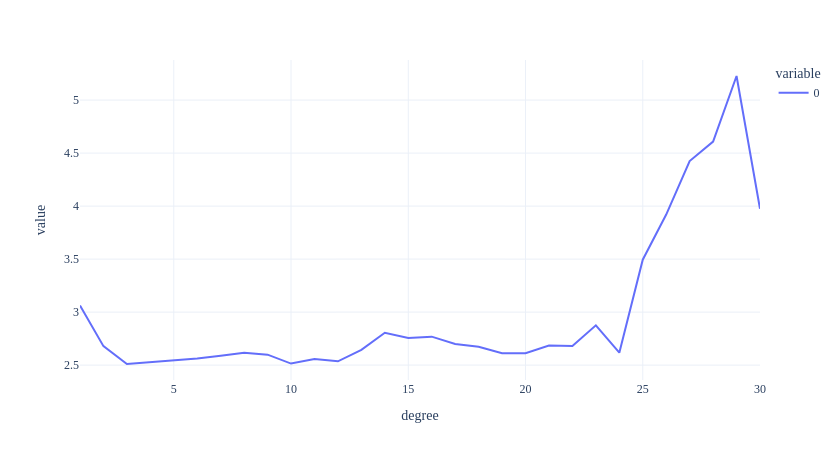

Write notebook code for a chart like this one.
### Code cell
np.log(poly_cv_scores.mean(axis=0)).plot(kind='line')

### Figure 1 — Plotly figure (JSON) as saved in the notebook; plotly's stock layout.template omitted (floating-point values rounded to 4 significant figures)
{"data": [{"hovertemplate": "variable=0<br>degree=%{x}<br>value=%{y}<extra></extra>", "legendgroup": "0", "line": {"color": "#636efa", "dash": "solid"}, "marker": {"symbol": "circle"}, "mode": "lines", "name": "0", "orientation": "v", "showlegend": true, "type": "scatter", "x": [1, 2, 3, 4, 5, 6, 7, 8, 9, 10, 11, 12, 13, 14, 15, 16, 17, 18, 19, 20, 21, 22, 23, 24, 25, 26, 27, 28, 29, 30], "xaxis": "x", "y": [3.063, 2.679, 2.511, 2.529, 2.546, 2.562, 2.589, 2.616, 2.599, 2.515, 2.558, 2.536, 2.644, 2.805, 2.755, 2.769, 2.7, 2.673, 2.613, 2.612, 2.684, 2.681, 2.875, 2.618, 3.495, 3.92, 4.426, 4.609, 5.227, 3.975], "yaxis": "y"}], "layout": {"height": 460, "legend": {"title": {"text": "variable"}, "tracegroupgap": 0}, "margin": {"t": 60}, "width": 840, "xaxis": {"anchor": "y", "domain": [0, 1], "title": {"text": "degree"}}, "yaxis": {"anchor": "x", "domain": [0, 1], "title": {"text": "value"}}}}
